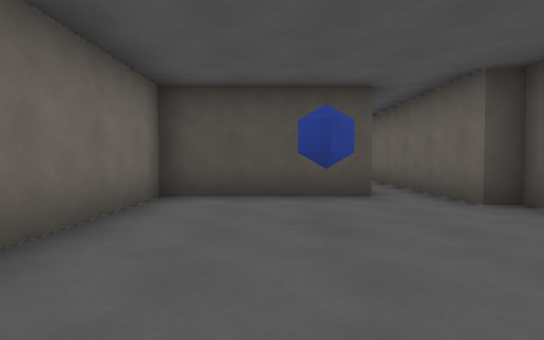
View 1 (above)

23 first-person views from a walk through a 3-D level made in the Godot game engine. The camera is 1.2 m above the floor, tilts 2° down and sees 80° across. The floor is counted in squares, 2 m on a side. Each view is taken from the middle of a square. On the plan, view 1 faces up. The plan holds only what a view shows up to about 10 squares ahead; the rest is blank. The place goes on beyond the plan. Characters and animated objects are left out.

View 2
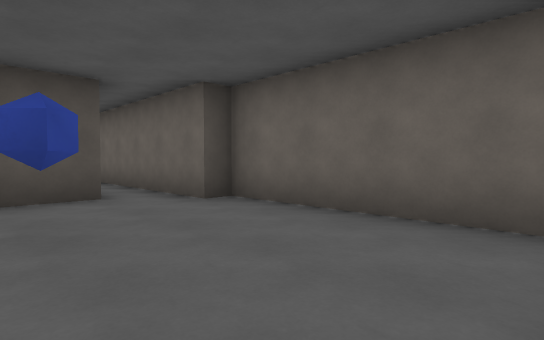

View 3
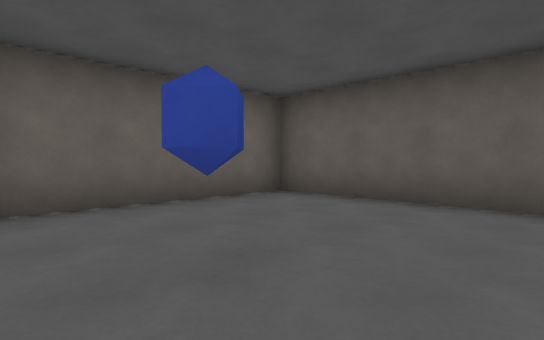

View 4
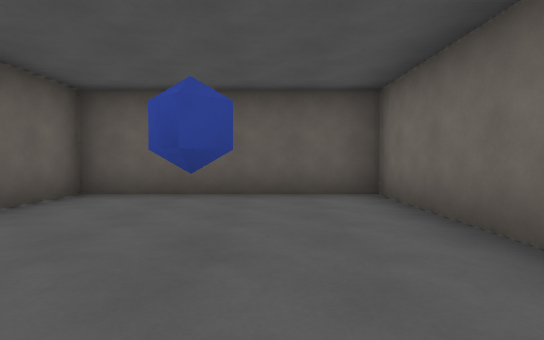

View 5
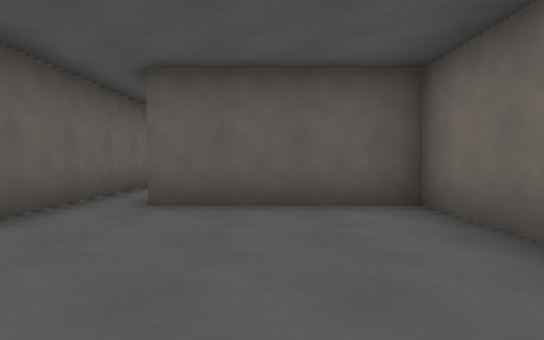

View 6
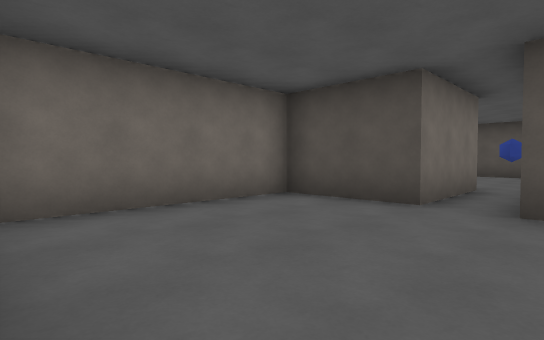

View 7
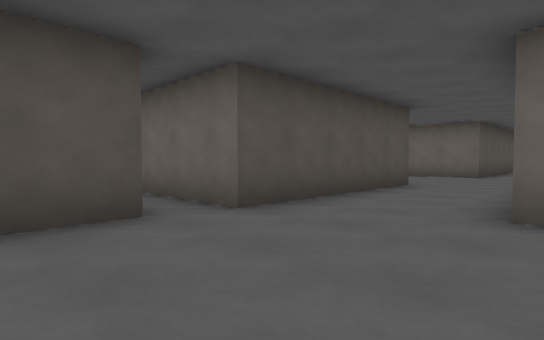

View 8
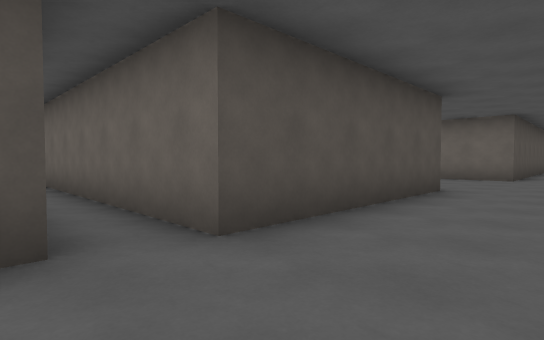

View 9
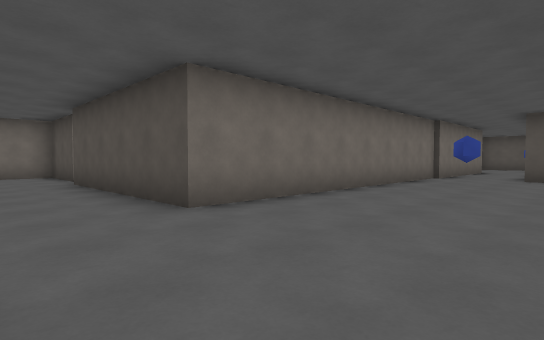

View 10
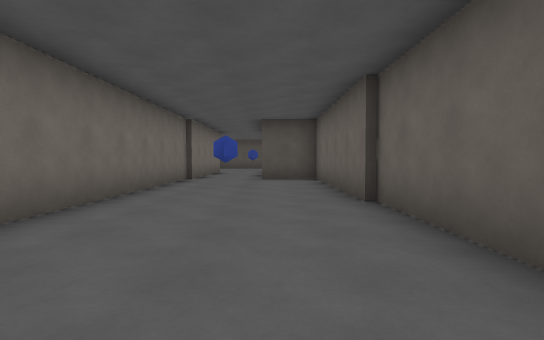

View 11
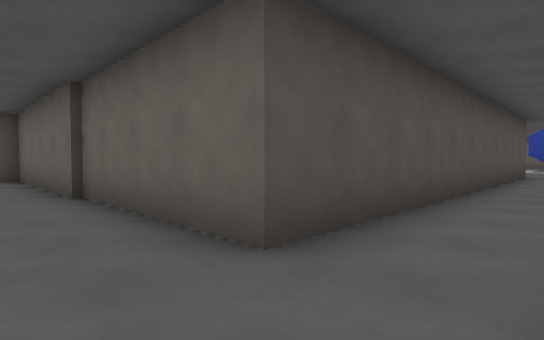

View 12
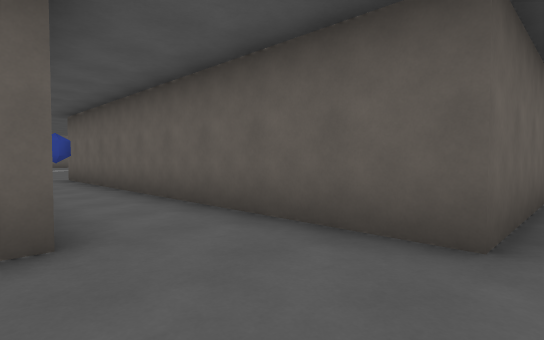

View 13
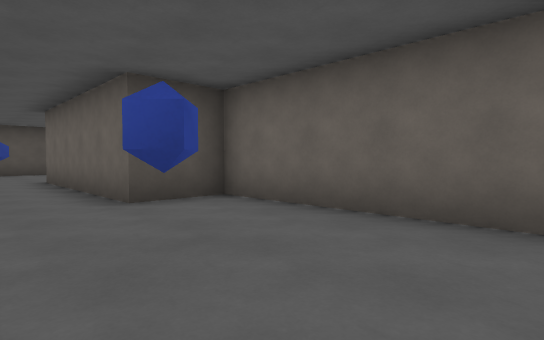

View 14
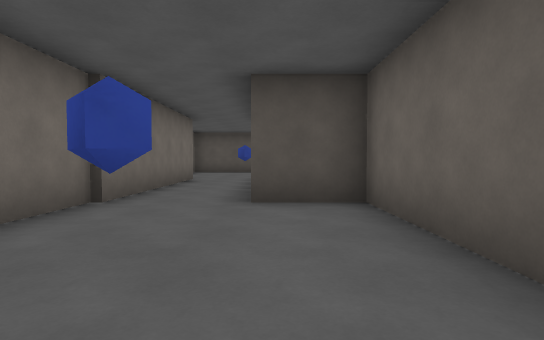

View 15
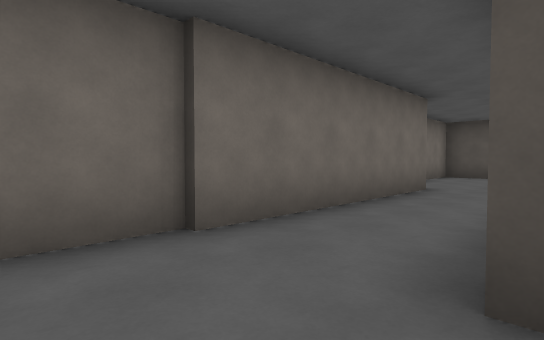

View 16
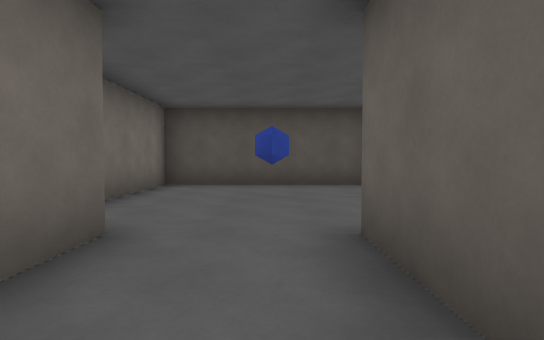

View 17
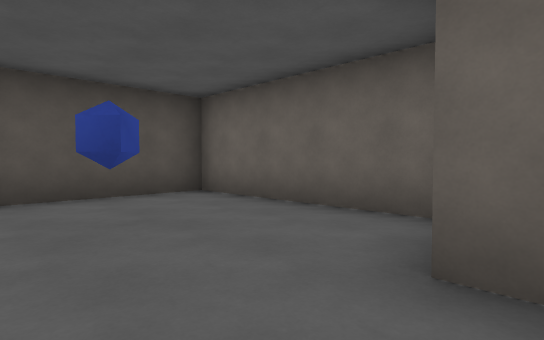

View 18
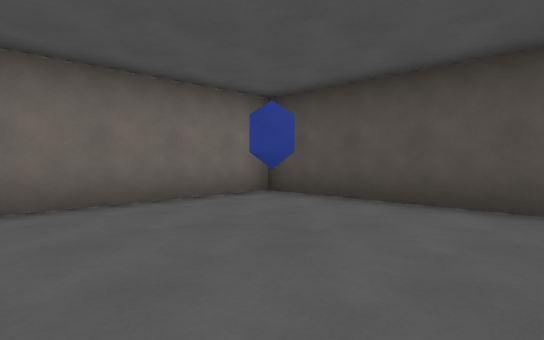

View 19
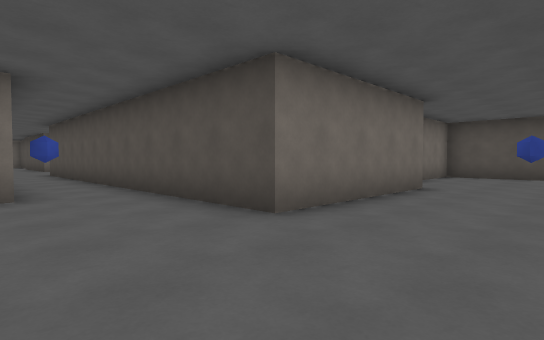

View 20
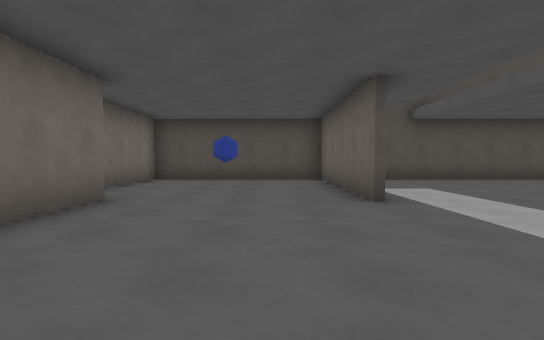

View 21
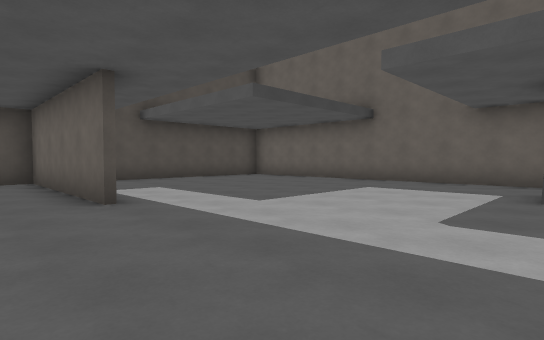

View 22
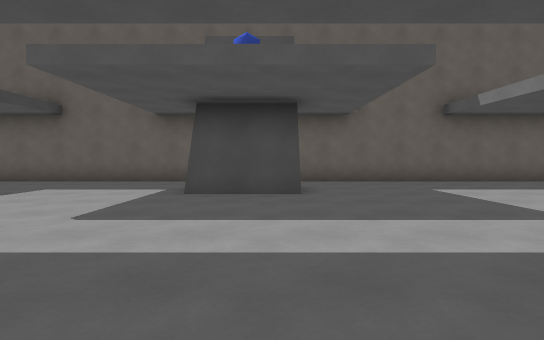

View 23
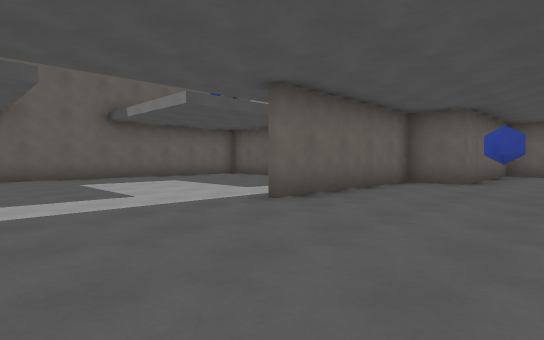

### Floor plan
Points are (right, up) in squares from view 1. A wall is a line through its corners. A room is listed if a view was taken in it or the views show most of it. See-through windows are left out.
Room 1 (views 1, 2, 3, 4)
walls: (1.6, 5.2) (-1.9, 5.2) (-1.9, -0.5) (3.2, -0.5) (3.2, 4.2) (2.7, 4.2) (2.7, 5.4)
ways out: opening at (2, 6.5) to room 2
objects: other object (0, 3)
Room 2 (views 5, 6, 7, 8)
walls: (2.7, 5.4) (2.7, 9.6); (6.5, 12.1) (1.5, 12.1) (1.5, 15.5); (0.4, 15.1) (0.4, 12.3) (-1.9, 12.3) (-1.9, 7.9) (1.6, 7.9)
ways out: opening at (2, 6.5) to room 1; opening at (6.5, 10.5) to room 3; opening at (1, 16)
Room 3 (views 9, 10, 11, 12, 13, 14, 15, 16, 17)
walls: (8.5, 9.6) (18.4, 9.6); (19.5, 11.5) (10.5, 11.5) (10.5, 20.4) (8.7, 20.4) (8.7, 25.6); (6.5, 25.6) (6.5, 12.1)
ways out: opening at (6.5, 10.5) to room 2; opening at (7.5, 26) to room 4; opening at (18.5, 10.5) to room 5; opening at (8, 9)
objects: other object (8, 18)
Room 4 (view 18)
walls: (10.5, 26.1) (10.5, 30.3) (5.6, 30.3) (5.6, 26.4)
ways out: opening at (7.5, 26) to room 3
objects: other object (8, 28)
Room 5 (views 19, 20, 21, 22, 23)
walls: (29.8, 9.4) (29.8, 11.5); (25.4, 15.5) (25.4, 20.4) (20.6, 20.4) (20.6, 17.5); (21.5, 15.9) (21.5, 11.5) (19.5, 11.5); (32.6, 11.8) (32.6, 17.2); (32.6, 2.8) (32.6, 9.2); (24.1, -3.1) (24.1, 0.7) (25.4, 0.7) (25.4, 5.5); (32, 20.4) (27.2, 20.4)
low walls: (29.7, 9.4) (29.7, 11.5)
ways out: opening at (18.5, 10.5) to room 3
objects: other object (23, 3); other object (23, 18)

Where each view was taken, in squares from view 1:
view 1: 0 up, 0 right, facing up
view 2: 0 up, 0 right, facing up-right
view 3: 4 up, 1 left, facing down-right
view 4: 5 up, 0 right, facing down
view 5: 12 up, 0 right, facing down
view 6: 8 up, 2 right, facing up-left
view 7: 9 up, 1 left, facing up-right
view 8: 10 up, 0 right, facing up-right
view 9: 10 up, 10 right, facing up-left
view 10: 11 up, 9 right, facing up
view 11: 10 up, 9 right, facing up-right
view 12: 12 up, 8 right, facing down-right
view 13: 16 up, 7 right, facing up-right
view 14: 16 up, 9 right, facing up
view 15: 19 up, 9 right, facing up-left
view 16: 23 up, 8 right, facing up
view 17: 25 up, 7 right, facing up-right
view 18: 26 up, 10 right, facing up-left
view 19: 9 up, 24 right, facing up-left
view 20: 11 up, 24 right, facing up
view 21: 11 up, 24 right, facing up-right
view 22: 10 up, 24 right, facing right
view 23: 9 up, 22 right, facing down-right
